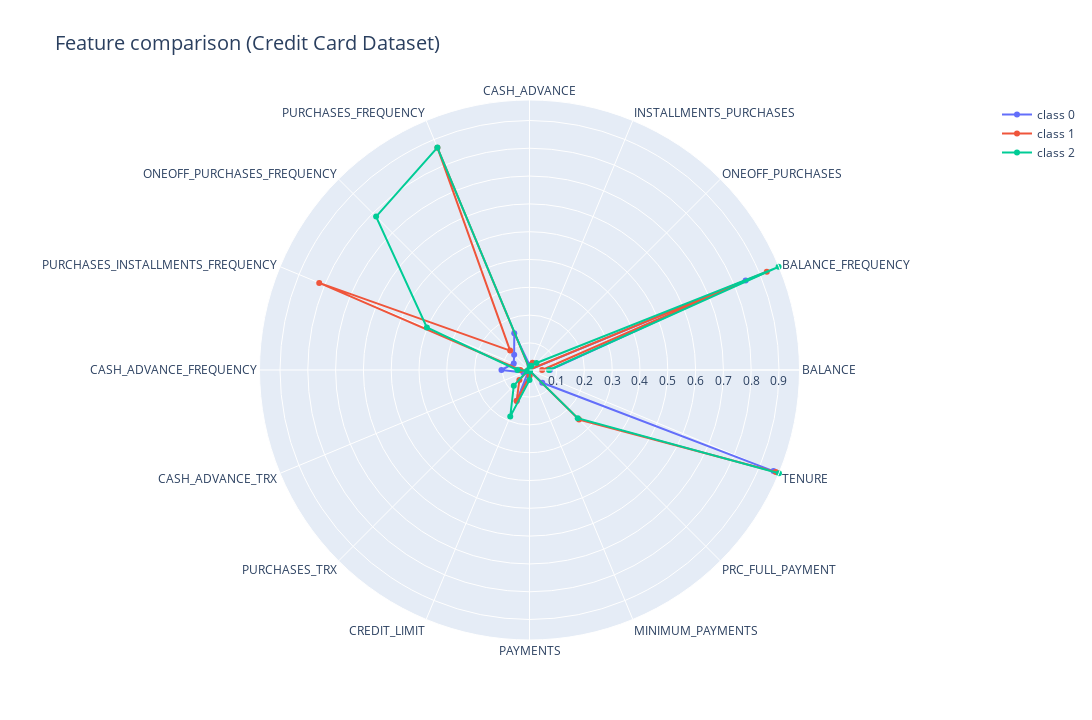

Notebook source saved alongside this figure:
### Markdown cell above
After clustering the dataset into the three clusters, we can further analyze the features that best characterize each feature by using the radar chart. The result can be seen in the diagram shown.

### Code cell
def make_radar_chart(dataset, title):

    mean_feature_per_cluster = dataset.groupby("cluster").mean().to_numpy()
    name_feature = dataset.columns[0:-1]
    categories = np.arange(0, len(mean_feature_per_cluster))
    
    fig = go.Figure()

    for i in range(len(mean_feature_per_cluster)):
      fig.add_trace(go.Scatterpolar(
          r=mean_feature_per_cluster[i],
          theta=name_feature,
          name=f'class {categories[i]}'
      ))

    fig.update_layout(
      polar=dict(
        radialaxis=dict(
          visible=True,
          range=[np.min(mean_feature_per_cluster), np.max(mean_feature_per_cluster)]
        )),
      showlegend=True,
      width = 1200,
      height = 720,
      title = dict(text = f'Feature comparison ({title})\n',
                   font=dict(size=20))
    )

    fig.show()

make_radar_chart(df_copy, 'Credit Card Dataset')

### Figure 1 — Plotly figure (JSON) as saved in the notebook; plotly's stock layout.template omitted (floating-point values rounded to 4 significant figures)
{"data": [{"name": "class 0", "r": [0.07621, 0.844, 0.005276, 0.002637, 0.02034, 0.146, 0.08072, 0.06391, 0.1034, 0.02647, 0.007533, 0.1222, 0.02287, 0.00768, 0.06766, 0.9525], "theta": ["BALANCE", "BALANCE_FREQUENCY", "ONEOFF_PURCHASES", "INSTALLMENTS_PURCHASES", "CASH_ADVANCE", "PURCHASES_FREQUENCY", "ONEOFF_PURCHASES_FREQUENCY", "PURCHASES_INSTALLMENTS_FREQUENCY", "CASH_ADVANCE_FREQUENCY", "CASH_ADVANCE_TRX", "PURCHASES_TRX", "CREDIT_LIMIT", "PAYMENTS", "MINIMUM_PAYMENTS", "PRC_FULL_PAYMENT", "TENURE"], "type": "scatterpolar"}, {"name": "class 1", "r": [0.04813, 0.9265, 0.006502, 0.0312, 0.006821, 0.8681, 0.1012, 0.8213, 0.03566, 0.009436, 0.05409, 0.1237, 0.02381, 0.007348, 0.2545, 0.9612], "theta": ["BALANCE", "BALANCE_FREQUENCY", "ONEOFF_PURCHASES", "INSTALLMENTS_PURCHASES", "CASH_ADVANCE", "PURCHASES_FREQUENCY", "ONEOFF_PURCHASES_FREQUENCY", "PURCHASES_INSTALLMENTS_FREQUENCY", "CASH_ADVANCE_FREQUENCY", "CASH_ADVANCE_TRX", "PURCHASES_TRX", "CREDIT_LIMIT", "PAYMENTS", "MINIMUM_PAYMENTS", "PRC_FULL_PAYMENT", "TENURE"], "type": "scatterpolar"}, {"name": "class 2", "r": [0.07273, 0.9723, 0.03811, 0.01946, 0.00865, 0.8686, 0.7829, 0.4022, 0.04608, 0.01183, 0.08249, 0.1837, 0.03897, 0.007094, 0.2479, 0.9738], "theta": ["BALANCE", "BALANCE_FREQUENCY", "ONEOFF_PURCHASES", "INSTALLMENTS_PURCHASES", "CASH_ADVANCE", "PURCHASES_FREQUENCY", "ONEOFF_PURCHASES_FREQUENCY", "PURCHASES_INSTALLMENTS_FREQUENCY", "CASH_ADVANCE_FREQUENCY", "CASH_ADVANCE_TRX", "PURCHASES_TRX", "CREDIT_LIMIT", "PAYMENTS", "MINIMUM_PAYMENTS", "PRC_FULL_PAYMENT", "TENURE"], "type": "scatterpolar"}], "layout": {"height": 720, "polar": {"radialaxis": {"range": [0.002637, 0.9738], "visible": true}}, "showlegend": true, "title": {"font": {"size": 20}, "text": "Feature comparison (Credit Card Dataset)\n"}, "width": 1200}}
